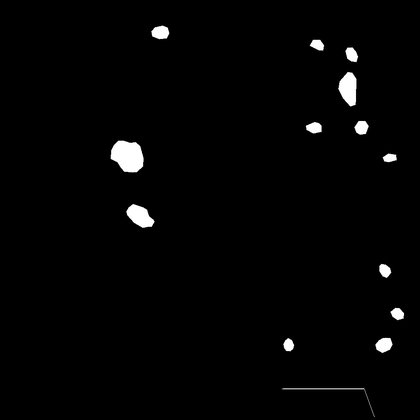
#> input picture label/1.png, 420 x 420 px, shrunk from 1024 x 1024 before the run, found by its file name; its folder holds 4 pictures in this run
$ python 02_02_extract_parameters.py
#> lines starting #> are read from the running program, lines starting #| are printed output that depends on the picture; after the words box and inside, x2 and y2 are one past the last pixel; in counts of white or black regions, pixels touching at a corner belong together
import os
import numpy as np
from skimage import io, measure
from scipy.stats import variation

# Folder containing the mask images
mask_folder = 'F:/Seg/EMcopolit/label'


# Function to process each image and extract parameters
def process_mask_image(image_path):
#> called with image_path = 'F:/Seg/EMcopolit/label/1.png'
    mask_image = io.imread(image_path)
#> mask_image is the input picture: shape (420, 420); min 0, max 255, mean 4.4
    labeled_mask = measure.label(mask_image)
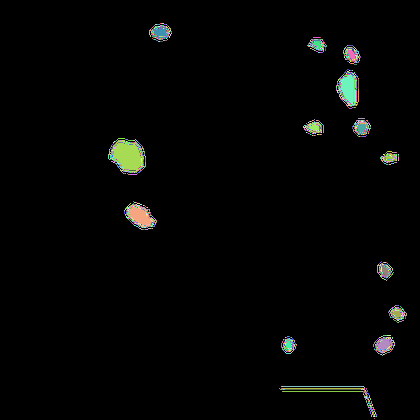
#> labeled_mask: shape (420, 420) int64; 1924 distinct labels, from 0 to 1923; one colour per label, 0 black
    properties = measure.regionprops(labeled_mask)
#> properties = 1923 regions; largest, box (x1, y1, x2, y2) and area: (111, 141, 143, 172) 639, (128, 205, 154, 227) 292, (340, 75, 355, 106) 287, (376, 338, 392, 352) 115, (152, 26, 168, 38) 111

    diameters = []
    ellipticities = []

    for prop in properties:
        diameters.append(prop.equivalent_diameter)

        if prop.major_axis_length > 0:
            ellipticity = 1 - (prop.minor_axis_length / prop.major_axis_length)
            ellipticities.append(ellipticity)
#> this loop made 1923 passes
#> ellipticity on passes 5, 6, 7, 9, 21, 48, 49, 64, 65, 72, 74, 75: 1, 1, 1, 1, 0.209, 1, 1, 0.772, 1, 1, 0.423, 0.772
#> after the loop, diameters = 1923 values, max 28.52 at index 824, min 1.13 at index 0, mean 1.34; ellipticities = 338 values, max 1 at index 0, min 0.0599 at index 122, mean 0.916

    avg_diameter = np.mean(diameters)
#> avg_diameter = 1.34
    num_particles = len(diameters)
#> num_particles = 1923
    size_variability = variation(diameters)
#> size_variability = 0.855
    max_ellipticity = np.max(ellipticities)
#> max_ellipticity = 1
    ellipticity_variability = variation(ellipticities)
#> ellipticity_variability = 0.211

    return {
        'avg_diameter': avg_diameter,
        'num_particles': num_particles,
        'size_variability': size_variability,
        'max_ellipticity': max_ellipticity,
        'ellipticity_variability': ellipticity_variability
    }


# List all mask images in the folder
mask_images = [f for f in os.listdir(mask_folder) if f.endswith('.png') or f.endswith('.jpg')]

# Process each image and collect statistics
results = {}
for mask_image in mask_images:
    image_path = os.path.join(mask_folder, mask_image)
    results[mask_image] = process_mask_image(image_path)
#> pass 2 of the loop `for mask_image in mask_images:`:
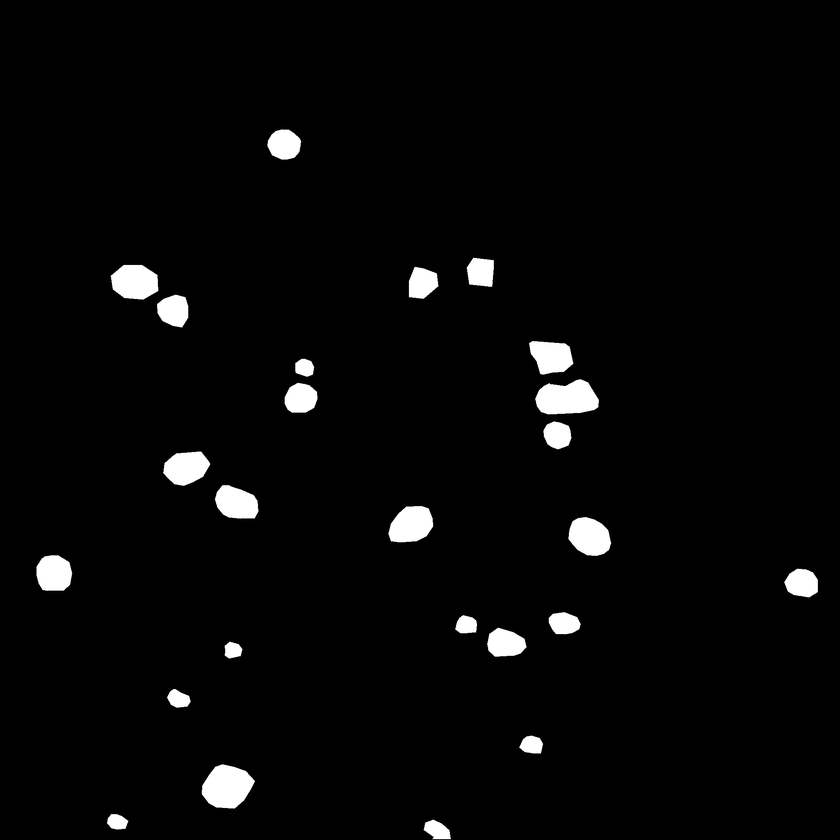
#> input picture label/10.png, 840 x 840 px, shrunk from 2048 x 2048 before the run, found by its file name
#> in process_mask_image, mask_image is the input picture: shape (840, 840); min 0, max 255, mean 7.3
#> in process_mask_image (call 2), `labeled_mask = measure.label(mask_image)`:
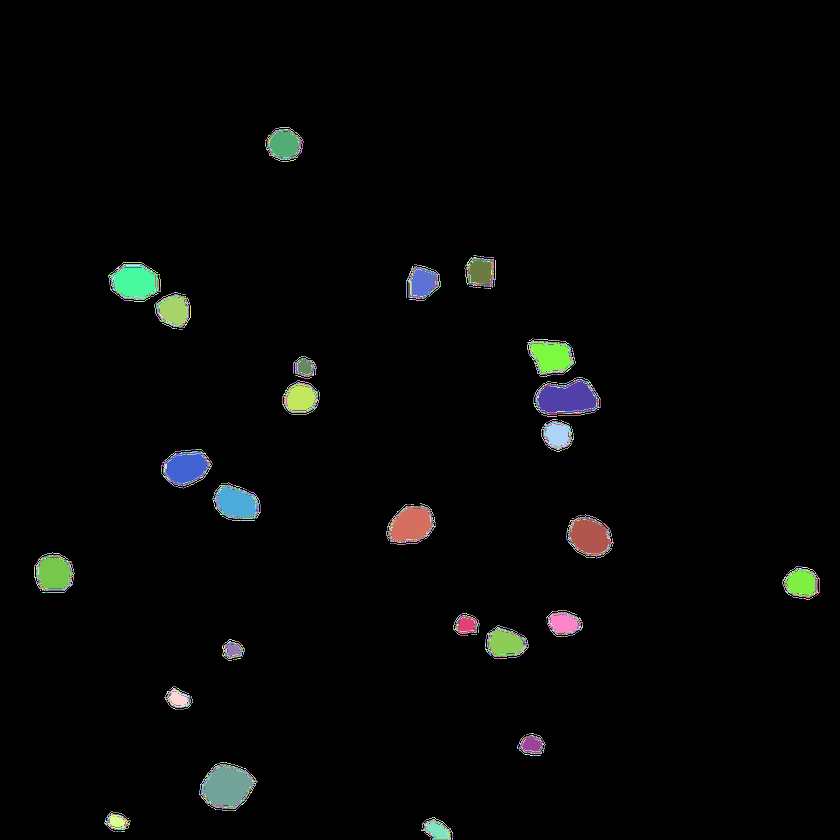
#> labeled_mask: shape (840, 840) int64; 6198 distinct labels, from 0 to 6197; one colour per label, 0 black
#> properties = 6197 regions
#> the loop in process_mask_image (call 2), `for prop in properties:` made 6197 passes
#> after the loop in process_mask_image (call 2), `for prop in properties:`: diameters = 6197 values, max 42.85 at index 5523, min 1.13 at index 0, mean 1.37; ellipticities = 1089 values, max 1 at index 0, min 0 at index 894, mean 0.943
#> avg_diameter = 1.37
#> num_particles = 6197
#> size_variability = 1.3
#> ellipticity_variability = 0.174
#> pass 3 of the loop `for mask_image in mask_images:`:
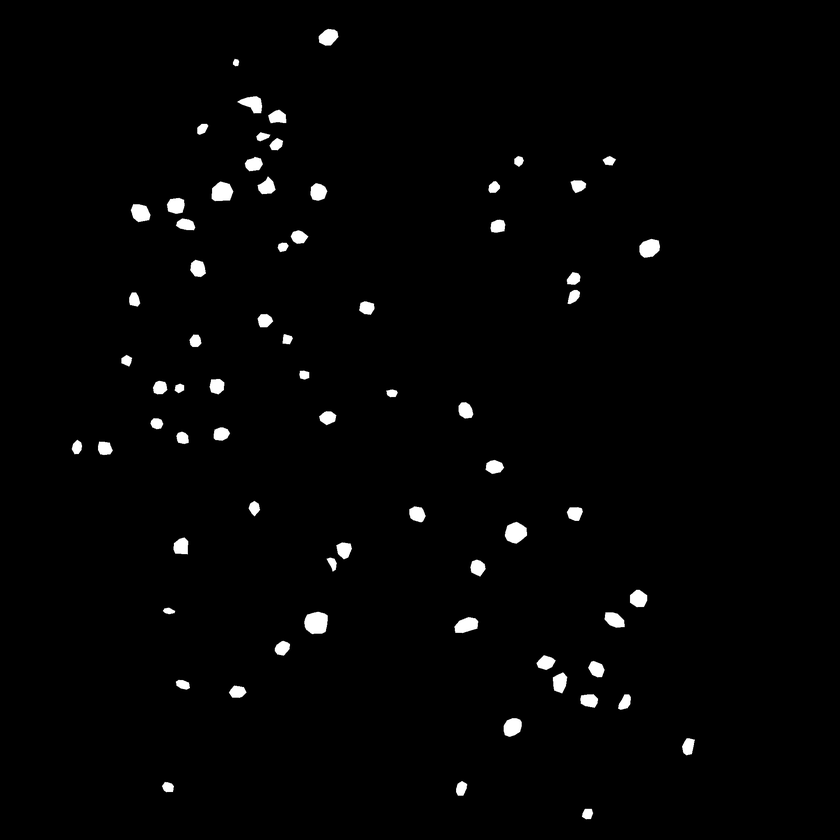
#> input picture label/11.png, 840 x 840 px, shrunk from 2048 x 2048 before the run, found by its file name
#> in process_mask_image, mask_image is the input picture: shape (840, 840); min 0, max 255, mean 4.1
#> in process_mask_image (call 3), `labeled_mask = measure.label(mask_image)`:
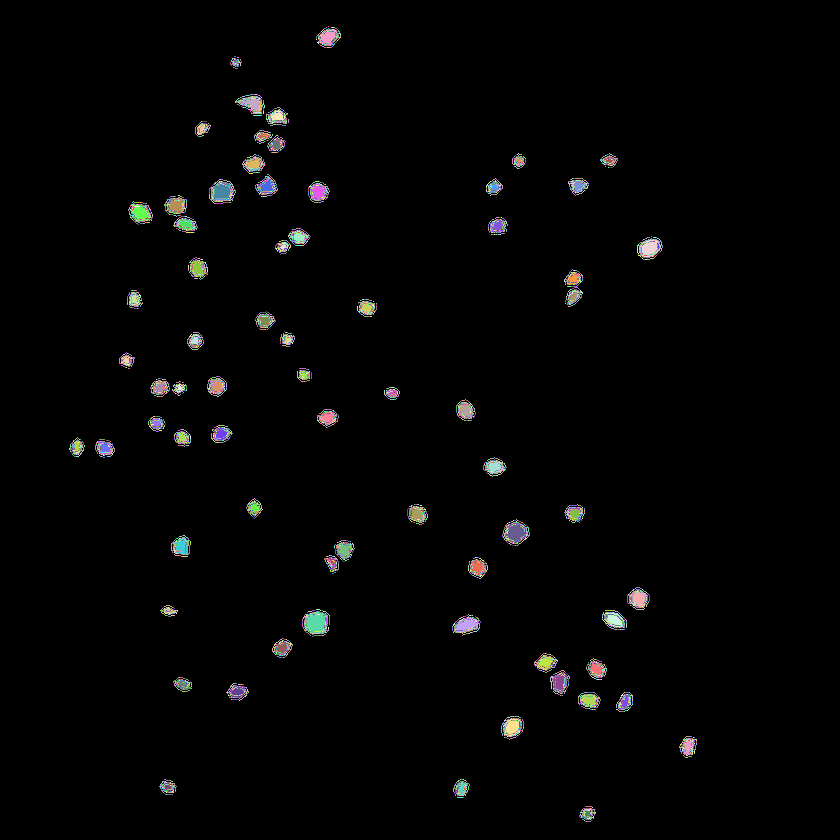
#> labeled_mask: shape (840, 840) int64; 8482 distinct labels, from 0 to 8481; one colour per label, 0 black
#> properties = 8481 regions
#> the loop in process_mask_image (call 3), `for prop in properties:` made 8481 passes
#> after the loop in process_mask_image (call 3), `for prop in properties:`: diameters = 8481 values, max 19.54 at index 6428, min 1.13 at index 0, mean 1.32; ellipticities = 1475 values, max 1 at index 0, min 0 at index 671, mean 0.916
#> avg_diameter = 1.32
#> num_particles = 8481
#> size_variability = 0.698
#> ellipticity_variability = 0.218
#> the loop made 4 passes; the first 3 are shown

# Output the results
print(results)
#> (printed output is left out)
